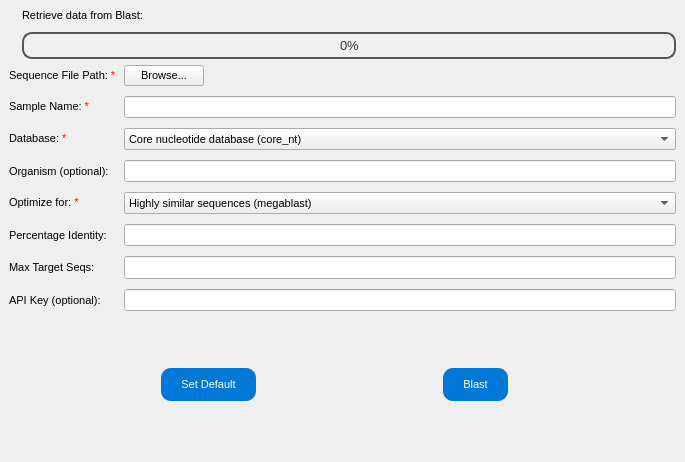
<?xml version="1.0" encoding="UTF-8"?>
<ui version="4.0">
 <class>Blast</class>
 <widget class="QMainWindow" name="Blast">
  <property name="geometry">
   <rect>
    <x>0</x>
    <y>0</y>
    <width>685</width>
    <height>462</height>
   </rect>
  </property>
  <property name="windowTitle">
   <string>Blast - Online</string>
  </property>
  <widget class="QWidget" name="centralwidget">
   <layout class="QFormLayout" name="formLayout_3">
    <item row="0" column="0">
     <widget class="QLabel" name="label_logo_blast">
      <property name="sizePolicy">
       <sizepolicy hsizetype="Preferred" vsizetype="Maximum">
        <horstretch>0</horstretch>
        <verstretch>0</verstretch>
       </sizepolicy>
      </property>
      <property name="frameShape">
       <enum>QFrame::NoFrame</enum>
      </property>
      <property name="text">
       <string/>
      </property>
      <property name="pixmap">
       <pixmap>../../resources/blast-150.png</pixmap>
      </property>
      <property name="scaledContents">
       <bool>true</bool>
      </property>
     </widget>
    </item>
    <item row="0" column="1">
     <widget class="QFrame" name="frame_4">
      <property name="sizePolicy">
       <sizepolicy hsizetype="Preferred" vsizetype="Preferred">
        <horstretch>1</horstretch>
        <verstretch>1</verstretch>
       </sizepolicy>
      </property>
      <property name="frameShape">
       <enum>QFrame::NoFrame</enum>
      </property>
      <property name="frameShadow">
       <enum>QFrame::Plain</enum>
      </property>
      <layout class="QFormLayout" name="formLayout_2">
       <property name="horizontalSpacing">
        <number>0</number>
       </property>
       <property name="verticalSpacing">
        <number>10</number>
       </property>
       <property name="leftMargin">
        <number>0</number>
       </property>
       <property name="topMargin">
        <number>0</number>
       </property>
       <property name="rightMargin">
        <number>0</number>
       </property>
       <property name="bottomMargin">
        <number>0</number>
       </property>
       <item row="0" column="0">
        <widget class="QLabel" name="label_ProgressBar">
         <property name="font">
          <font>
           <pointsize>8</pointsize>
          </font>
         </property>
         <property name="text">
          <string>Retrieve data from Blast:</string>
         </property>
        </widget>
       </item>
       <item row="1" column="0" colspan="2">
        <widget class="QProgressBar" name="progressBar">
         <property name="font">
          <font>
           <pointsize>10</pointsize>
           <weight>50</weight>
           <bold>false</bold>
          </font>
         </property>
         <property name="styleSheet">
          <string notr="true">QProgressBar {
    border: 2px solid #555;
    border-radius: 10px;
    text-align: center;
    background-color: #f0f0f0;
    color: #333;
}

QProgressBar::chunk {
    background-color: qlineargradient(x1: 0, y1: 0, x2: 1, y2: 0,
                                      stop: 0 #4CAF50, stop: 1 #8BC34A);
    border-radius: 8px;
    margin: 1px;
}</string>
         </property>
         <property name="value">
          <number>0</number>
         </property>
         <property name="invertedAppearance">
          <bool>false</bool>
         </property>
        </widget>
       </item>
      </layout>
     </widget>
    </item>
    <item row="3" column="0" colspan="2">
     <widget class="QFrame" name="frame_2">
      <property name="frameShape">
       <enum>QFrame::NoFrame</enum>
      </property>
      <property name="frameShadow">
       <enum>QFrame::Plain</enum>
      </property>
      <layout class="QHBoxLayout" name="horizontalLayout" stretch="1,0,1,0,1">
       <property name="spacing">
        <number>0</number>
       </property>
       <property name="leftMargin">
        <number>0</number>
       </property>
       <property name="topMargin">
        <number>0</number>
       </property>
       <property name="rightMargin">
        <number>0</number>
       </property>
       <property name="bottomMargin">
        <number>0</number>
       </property>
       <item>
        <spacer name="horizontalSpacer_3">
         <property name="orientation">
          <enum>Qt::Horizontal</enum>
         </property>
         <property name="sizeHint" stdset="0">
          <size>
           <width>40</width>
           <height>20</height>
          </size>
         </property>
        </spacer>
       </item>
       <item alignment="Qt::AlignHCenter">
        <widget class="QPushButton" name="pushButton_setDefult">
         <property name="sizePolicy">
          <sizepolicy hsizetype="Minimum" vsizetype="Fixed">
           <horstretch>1</horstretch>
           <verstretch>1</verstretch>
          </sizepolicy>
         </property>
         <property name="font">
          <font>
           <pointsize>8</pointsize>
          </font>
         </property>
         <property name="styleSheet">
          <string notr="true">QPushButton {
    background-color: #0078D7; 
    color: white; 
    border: none; 
    border-radius: 10px; 
    padding: 10px 20px;
}

QPushButton:hover {
    background-color: #005A9E; 
}

QPushButton:pressed {
    background-color: #003764; 
}</string>
         </property>
         <property name="text">
          <string>Set Default</string>
         </property>
        </widget>
       </item>
       <item>
        <spacer name="horizontalSpacer_2">
         <property name="orientation">
          <enum>Qt::Horizontal</enum>
         </property>
         <property name="sizeHint" stdset="0">
          <size>
           <width>40</width>
           <height>20</height>
          </size>
         </property>
        </spacer>
       </item>
       <item alignment="Qt::AlignHCenter">
        <widget class="QPushButton" name="pushButton_run">
         <property name="sizePolicy">
          <sizepolicy hsizetype="Minimum" vsizetype="Fixed">
           <horstretch>1</horstretch>
           <verstretch>1</verstretch>
          </sizepolicy>
         </property>
         <property name="font">
          <font>
           <pointsize>8</pointsize>
          </font>
         </property>
         <property name="styleSheet">
          <string notr="true">QPushButton {
    background-color: #0078D7; 
    color: white; 
    border: none; 
    border-radius: 10px; 
    padding: 10px 20px; 
}

QPushButton:hover {
    background-color: #005A9E; 
}

QPushButton:pressed {
    background-color: #003764; 
}</string>
         </property>
         <property name="text">
          <string>Blast</string>
         </property>
        </widget>
       </item>
       <item>
        <spacer name="horizontalSpacer">
         <property name="orientation">
          <enum>Qt::Horizontal</enum>
         </property>
         <property name="sizeHint" stdset="0">
          <size>
           <width>40</width>
           <height>20</height>
          </size>
         </property>
        </spacer>
       </item>
      </layout>
     </widget>
    </item>
    <item row="2" column="0" colspan="2">
     <widget class="QFrame" name="frame">
      <property name="frameShape">
       <enum>QFrame::NoFrame</enum>
      </property>
      <property name="frameShadow">
       <enum>QFrame::Plain</enum>
      </property>
      <layout class="QFormLayout" name="formLayout">
       <property name="horizontalSpacing">
        <number>7</number>
       </property>
       <property name="verticalSpacing">
        <number>10</number>
       </property>
       <property name="leftMargin">
        <number>0</number>
       </property>
       <property name="topMargin">
        <number>0</number>
       </property>
       <property name="rightMargin">
        <number>0</number>
       </property>
       <property name="bottomMargin">
        <number>0</number>
       </property>
       <item row="2" column="0">
        <widget class="QLabel" name="label_SampleName">
         <property name="font">
          <font>
           <pointsize>8</pointsize>
          </font>
         </property>
         <property name="styleSheet">
          <string notr="true"/>
         </property>
         <property name="text">
          <string>&lt;span style=&quot;color: black;&quot;&gt;Sample Name: &lt;/span&gt;&lt;span style=&quot;color: red;&quot;&gt;*&lt;/span&gt;</string>
         </property>
         <property name="textFormat">
          <enum>Qt::RichText</enum>
         </property>
        </widget>
       </item>
       <item row="2" column="1">
        <widget class="QLineEdit" name="lineEdit_sample_name"/>
       </item>
       <item row="3" column="0">
        <widget class="QLabel" name="label_database">
         <property name="font">
          <font>
           <pointsize>8</pointsize>
          </font>
         </property>
         <property name="text">
          <string>&lt;span style=&quot;color: black;&quot;&gt;Database: &lt;/span&gt;&lt;span style=&quot;color: red;&quot;&gt;*&lt;/span&gt;</string>
         </property>
         <property name="textFormat">
          <enum>Qt::RichText</enum>
         </property>
        </widget>
       </item>
       <item row="3" column="1">
        <widget class="QComboBox" name="comboBox_database">
         <property name="font">
          <font>
           <pointsize>8</pointsize>
          </font>
         </property>
         <item>
          <property name="text">
           <string>Core nucleotide database (core_nt)</string>
          </property>
         </item>
         <item>
          <property name="text">
           <string>RefSeq Select RNA sequences (refseq_select)</string>
          </property>
         </item>
         <item>
          <property name="text">
           <string>Reference RNA sequences (refseq_rna)</string>
          </property>
         </item>
         <item>
          <property name="text">
           <string>RefSeq Reference genomes (refseq_reference_genomes)</string>
          </property>
         </item>
         <item>
          <property name="text">
           <string>RefSeq Genome Database (refseq_genomes)</string>
          </property>
         </item>
         <item>
          <property name="text">
           <string>Nucleotide collection (nr/nt)</string>
          </property>
         </item>
         <item>
          <property name="text">
           <string>Whole-genome shotgun contigs (wgs)</string>
          </property>
         </item>
         <item>
          <property name="text">
           <string>Expressed sequence tags (est)</string>
          </property>
         </item>
         <item>
          <property name="text">
           <string>Sequence Read Archive (SRA)</string>
          </property>
         </item>
         <item>
          <property name="text">
           <string>Transcriptome Shotgun Assembly (TSA)</string>
          </property>
         </item>
         <item>
          <property name="text">
           <string>Targeted Loci (TLS)</string>
          </property>
         </item>
         <item>
          <property name="text">
           <string>High throughput genomic sequences (HTGS)</string>
          </property>
         </item>
         <item>
          <property name="text">
           <string>Patent sequences (pat)</string>
          </property>
         </item>
         <item>
          <property name="text">
           <string>PDB nucleotide database (pdb)</string>
          </property>
         </item>
         <item>
          <property name="text">
           <string>Human RefSeqGene sequences (RefSeq_Gene)</string>
          </property>
         </item>
         <item>
          <property name="text">
           <string>Genomic survey sequences (gss)</string>
          </property>
         </item>
         <item>
          <property name="text">
           <string>Sequence tagged sites (dbsts)</string>
          </property>
         </item>
        </widget>
       </item>
       <item row="4" column="0">
        <widget class="QLabel" name="label_Organism">
         <property name="font">
          <font>
           <pointsize>8</pointsize>
          </font>
         </property>
         <property name="text">
          <string>Organism (optional):</string>
         </property>
        </widget>
       </item>
       <item row="4" column="1">
        <widget class="QLineEdit" name="lineEdit_Organism"/>
       </item>
       <item row="5" column="0">
        <widget class="QLabel" name="label_blastType">
         <property name="font">
          <font>
           <pointsize>8</pointsize>
          </font>
         </property>
         <property name="text">
          <string>&lt;span style=&quot;color: black;&quot;&gt;Optimize for: &lt;/span&gt;&lt;span style=&quot;color: red;&quot;&gt;*&lt;/span&gt;</string>
         </property>
         <property name="textFormat">
          <enum>Qt::RichText</enum>
         </property>
        </widget>
       </item>
       <item row="5" column="1">
        <widget class="QComboBox" name="comboBox_blastType">
         <property name="font">
          <font>
           <pointsize>8</pointsize>
          </font>
         </property>
         <item>
          <property name="text">
           <string>Highly similar sequences (megablast)</string>
          </property>
         </item>
         <item>
          <property name="text">
           <string>More dissimilar sequences (discontiguous megablast)</string>
          </property>
         </item>
         <item>
          <property name="text">
           <string>Somewhat similar sequences (blastn)</string>
          </property>
         </item>
        </widget>
       </item>
       <item row="8" column="0">
        <widget class="QLabel" name="label_API_key">
         <property name="font">
          <font>
           <pointsize>8</pointsize>
          </font>
         </property>
         <property name="text">
          <string>API Key (optional):</string>
         </property>
        </widget>
       </item>
       <item row="8" column="1">
        <widget class="QLineEdit" name="lineEdit_api_key"/>
       </item>
       <item row="1" column="0">
        <widget class="QLabel" name="label_loadFile">
         <property name="font">
          <font>
           <pointsize>8</pointsize>
          </font>
         </property>
         <property name="text">
          <string>&lt;span style=&quot;color: black;&quot;&gt;Sequence File Path: &lt;/span&gt;&lt;span style=&quot;color: red;&quot;&gt;*&lt;/span&gt;</string>
         </property>
         <property name="textFormat">
          <enum>Qt::RichText</enum>
         </property>
        </widget>
       </item>
       <item row="1" column="1">
        <widget class="QFrame" name="frame_3">
         <property name="frameShape">
          <enum>QFrame::NoFrame</enum>
         </property>
         <property name="frameShadow">
          <enum>QFrame::Plain</enum>
         </property>
         <layout class="QHBoxLayout" name="horizontalLayout_2">
          <property name="spacing">
           <number>0</number>
          </property>
          <property name="leftMargin">
           <number>0</number>
          </property>
          <property name="topMargin">
           <number>0</number>
          </property>
          <property name="rightMargin">
           <number>0</number>
          </property>
          <property name="bottomMargin">
           <number>0</number>
          </property>
          <item>
           <widget class="QPushButton" name="pushButton_loadFile">
            <property name="font">
             <font>
              <pointsize>8</pointsize>
             </font>
            </property>
            <property name="text">
             <string>Browse...</string>
            </property>
           </widget>
          </item>
          <item>
           <spacer name="horizontalSpacer_4">
            <property name="orientation">
             <enum>Qt::Horizontal</enum>
            </property>
            <property name="sizeHint" stdset="0">
             <size>
              <width>40</width>
              <height>20</height>
             </size>
            </property>
           </spacer>
          </item>
         </layout>
        </widget>
       </item>
       <item row="7" column="0">
        <widget class="QLabel" name="label">
         <property name="font">
          <font>
           <pointsize>8</pointsize>
          </font>
         </property>
         <property name="text">
          <string>Max Target Seqs:</string>
         </property>
        </widget>
       </item>
       <item row="7" column="1">
        <widget class="QLineEdit" name="lineEdit_max_target_seq">
         <property name="font">
          <font>
           <pointsize>10</pointsize>
          </font>
         </property>
        </widget>
       </item>
       <item row="6" column="0">
        <widget class="QLabel" name="label_2">
         <property name="font">
          <font>
           <pointsize>8</pointsize>
          </font>
         </property>
         <property name="text">
          <string>Percentage Identity:</string>
         </property>
        </widget>
       </item>
       <item row="6" column="1">
        <widget class="QLineEdit" name="lineEdit_Percentage_identity"/>
       </item>
      </layout>
     </widget>
    </item>
   </layout>
  </widget>
  <widget class="QMenuBar" name="menubar">
   <property name="geometry">
    <rect>
     <x>0</x>
     <y>0</y>
     <width>685</width>
     <height>26</height>
    </rect>
   </property>
  </widget>
 </widget>
 <resources/>
 <connections/>
</ui>
